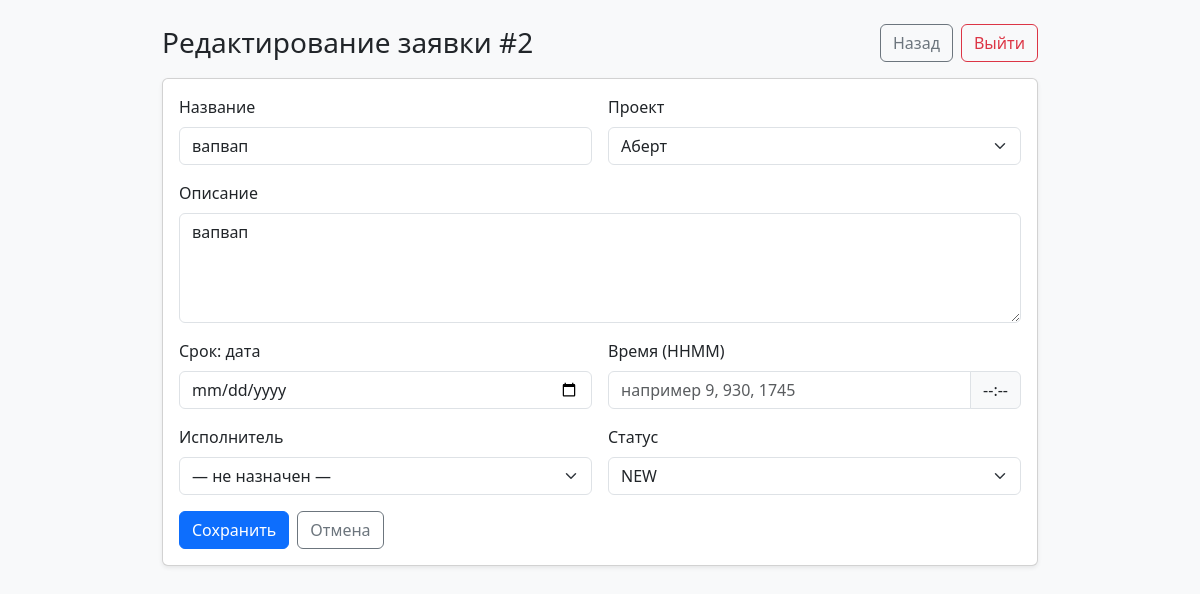
Page /web/tickets/2/edit (signed in) on the committed database.
### main.py (models this page shows)
class Base(DeclarativeBase):
    pass

class Ticket(Base):
    __tablename__ = "tickets"
    id: Mapped[int] = mapped_column(primary_key=True)
    title: Mapped[str] = mapped_column(String(255))
    description: Mapped[Optional[str]] = mapped_column(Text, default=None)
    deadline: Mapped[Optional[datetime]] = mapped_column(DateTime, default=None)
    status: Mapped[TicketStatus] = mapped_column(SAEnum(TicketStatus), default=TicketStatus.new, index=True)
    project_id: Mapped[int] = mapped_column(ForeignKey("projects.id"), index=True)
    executor_id: Mapped[Optional[int]] = mapped_column(ForeignKey("users.id"), index=True, default=None)
    created_by: Mapped[int] = mapped_column(ForeignKey("users.id"), index=True)
    created_at: Mapped[datetime] = mapped_column(DateTime, default=datetime.utcnow)

class Project(Base):
    __tablename__ = "projects"
    id: Mapped[int] = mapped_column(primary_key=True)
    name: Mapped[str] = mapped_column(String(255), unique=True, index=True)
    description: Mapped[Optional[str]] = mapped_column(Text, default=None)

### main.py (the view)
@app.get("/web/tickets/{ticket_id}/edit")
def web_edit_ticket_page(ticket_id: int, request: Request, db: Session = Depends(get_db), user: User = Depends(get_current_user)):
    t = db.get(Ticket, ticket_id)
    if not t:
        raise HTTPException(404, "Ticket not found")
    if user.role == Role.curator:
        can_edit_full = True
    elif user.role == Role.executor and (t.executor_id == user.id or t.created_by == user.id):
        can_edit_full = True
    else:
        raise HTTPException(403, "Forbidden")
    projects = db.query(Project).order_by(Project.id.desc()).all()
    executors = db.query(User).filter(User.role == Role.executor).order_by(User.id.desc()).all()
    deadline_date = None
    deadline_time4 = None
    if t.deadline:
        deadline_date = t.deadline.strftime("%Y-%m-%d")
        deadline_time4 = t.deadline.strftime("%H%M")
    return templates.TemplateResponse(
        "ticket_edit.html",
        {
            "request": request,
            "t": t,
            "projects": projects,
            "executors": executors,
            "can_edit_full": can_edit_full,
            "deadline_date": deadline_date,
            "deadline_time4": deadline_time4,
            "error": None,
        },
    )

### templates/ticket_edit.html (shortened to what this page needs)
<!doctype html>
<html>
<head>
  <link href="https://cdn.jsdelivr.net/npm/bootstrap@5.3.3/dist/css/bootstrap.min.css" rel="stylesheet">
</head>
<body class="bg-light">
  <div class="container py-4" style="max-width: 900px;">
    <div class="d-flex justify-content-between align-items-center mb-3">
      <h3 class="mb-0">Редактирование заявки #{{ t.id }}</h3>
      <div class="d-flex gap-2">
        <a class="btn btn-outline-secondary" href="/web">Назад</a>
        <a class="btn btn-outline-danger" href="/web/logout">Выйти</a>
      </div>
    </div>
    <div class="card shadow-sm">
      <div class="card-body">
        <form method="post" action="/web/tickets/{{ t.id }}/edit" class="row g-3">
          {% if can_edit_full %}
            <div class="col-12 col-md-6">
              <label class="form-label">Название</label>
              <input name="title" class="form-control" value="{{ t.title }}" required />
            </div>
            <div class="col-12 col-md-6">
              <label class="form-label">Проект</label>
              <select name="project_id" class="form-select" required>
                {% for p in projects %}
                  <option value="{{ p.id }}" {% if p.id == t.project_id %}selected{% endif %}>{{ p.name }}</option>
                {% endfor %}
              </select>
            </div>
          {% endif %}
          <div class="col-12">
            <label class="form-label">Описание</label>
            <textarea name="description" class="form-control" rows="4">{{ t.description or "" }}</textarea>
          </div>
          <div class="col-12 col-md-6">
            <label class="form-label">Срок: дата</label>
            <input id="deadline_date" name="deadline_date" type="date" class="form-control" />
          </div>
          <div class="col-12 col-md-6">
            <label class="form-label">Время (HHMM)</label>
            <div class="input-group">
              <input id="deadline_time4" name="deadline_time4" class="form-control" inputmode="numeric" maxlength="4" placeholder="например 9, 930, 1745" />
              <span class="input-group-text" id="deadline_time_pretty">--:--</span>
            </div>
          </div>
          {% if can_edit_full %}
            <div class="col-12 col-md-6">
              <label class="form-label">Исполнитель</label>
              <select name="executor_id" class="form-select">
                <option value="">— не назначен —</option>
              </select>
            </div>
            <div class="col-12 col-md-6">
              <label class="form-label">Статус</label>
              <select name="status" class="form-select">
                <option value="NEW" {% if t.status == "NEW" %}selected{% endif %}>NEW</option>
              </select>
            </div>
          {% endif %}
          <div class="col-12 d-flex gap-2">
            <button class="btn btn-primary">Сохранить</button>
            <a class="btn btn-outline-secondary" href="/web">Отмена</a>
          </div>
        </form>
      </div>
    </div>
  </div>
</body>
</html>

### rows in the picture
Ticket: id "2", title "вапвап", project_id "Аберт", description "вапвап", status "NEW"
